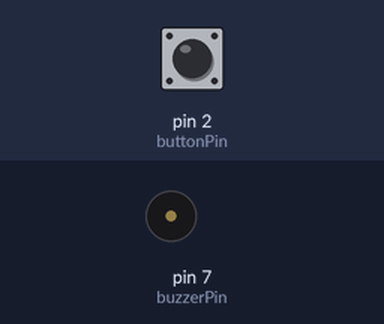
A sketch run on a simulated Arduino Uno, built with avr-gcc and run on an emulated ATmega328P. On the bench: buzzer (waves = sounding, pin HIGH). Inputs (shaded band) come from the test bench; at power-on: pin 2 (buttonPin) LOW. What the sketch prints to the serial monitor is not drawn.

Above: at 2.8 s.
2.9 s: pin 2 (buttonPin) pulled HIGH for 1.2 s
Timing chart, 0 to 12.4 s (numbered marks = the images above; inputs shaded):
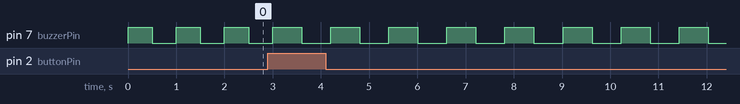

Measured:
- by itself, pin 7 (buzzerPin): alternates HIGH for 0.60 s and LOW for 0.60 s

The sketch:

02-16-digitalRead-5-buzzer_chromatic_scale.ino
```cpp
/* digital read example.  play a chromatic scale.  This is suppose to work but
 *  doesn't on the grove buzzer.  Maybe its the wrong freq for the buzzer?
*/
const int buttonPin = 2;
const int buzzerPin = 7;
int wait_time_us = 500;
int b_state = 0;

void setup() {
  pinMode(buttonPin, INPUT);
  pinMode(buzzerPin, OUTPUT);
  Serial.begin(9600);
}

void loop() {
  if (digitalRead(buttonPin)) {
    Serial.println(b_state);
    Serial.println(wait_time_us);
    switch (b_state) {
      case 0:
        wait_time_us = 602;
        break;
      case 1:
        wait_time_us = 638;
        break;
      case 2:
        wait_time_us = 676;
        break;
      case 3:
        wait_time_us = 716;
        break;
      case 4:
        wait_time_us = 758;
        break;
      case 5:
        wait_time_us = 804;
        break;
      case 6:
        wait_time_us = 851;
        break;
      case 7:
        wait_time_us = 902;
        break;
      case 8:
        wait_time_us = 956;
        break;
      case 9:
        wait_time_us = 1012;
        break;
      case 10:
        wait_time_us = 1073;
        break;
      case 11:
        wait_time_us = 1136;
        break;
    }
    b_state += 1;
    if (b_state == 12) {
      b_state = 0;
    }
  }

  digitalWrite(buzzerPin, HIGH);
  delay(wait_time_us);
  digitalWrite(buzzerPin, LOW);
  delay(wait_time_us);

}
```
